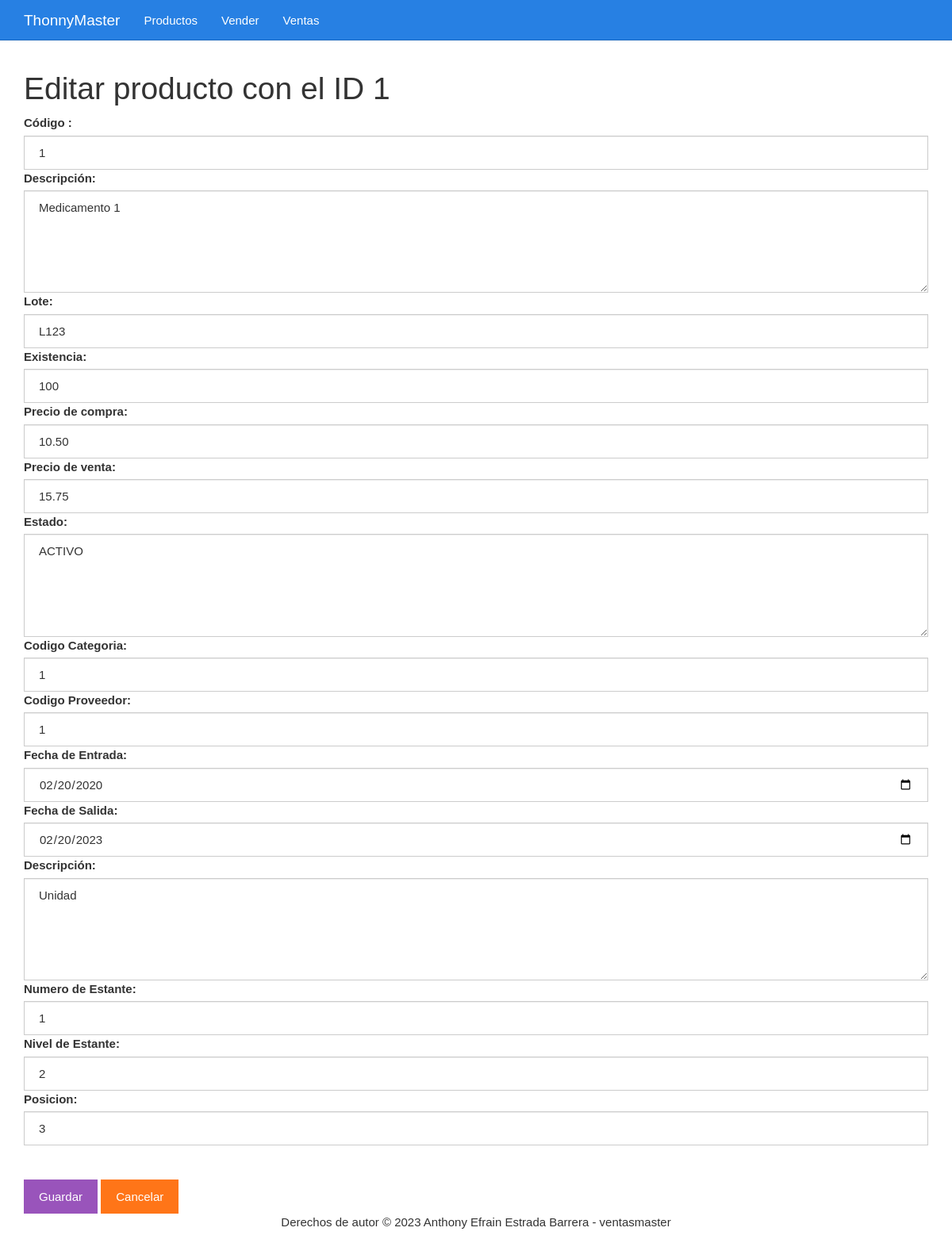
Page /Menu/ventasmaster/editar.php?id=1 (signed in) on the committed database.
### tables this page shows
CREATE TABLE IF NOT EXISTS `medicamentos` (
  `id` int NOT NULL AUTO_INCREMENT,
  `Codigo` int NOT NULL,
  `Descripcion` varchar(255) NOT NULL,
  `Lote` varchar(110) NOT NULL,
  `Existencia` int NOT NULL,
  `Precio_compra` decimal(30,2) NOT NULL,
  `Precio_venta` decimal(30,2) NOT NULL,
  `Estado` varchar(30) NOT NULL,
  `Codigo_categoria` int DEFAULT NULL,
  `Codigo_proveedor` int DEFAULT NULL,
  `Fecha_entrada` date NOT NULL,
  `Fecha_salida` date NOT NULL,
  `Unidad_medida` varchar(50) NOT NULL,
  `Numero_estante` int NOT NULL,
  `Nivel_estante` int NOT NULL,
  `Posicion` int NOT NULL,
  PRIMARY KEY (`id`),
  KEY `FK_Category` (`Codigo_categoria`),
  KEY `FK_Supplier` (`Codigo_proveedor`)
);

### Menu/ventasmaster/editar.php (the view, shortened to what this page needs)
<?php
$id = $_GET["id"];
include_once "base_de_datos.php";
$sentencia = $base_de_datos->prepare("SELECT * FROM medicamentos WHERE id = ?;");
$sentencia->execute([$id]);
$producto = $sentencia->fetch(PDO::FETCH_OBJ);
?>
<?php include_once "encabezado.php" ?>
	<div class="col-xs-12">
		<h1>Editar producto con el ID <?php echo $producto->id; ?></h1>
		<form method="post" action="guardarDatosEditados.php">
			<label for="Codigo">Código :</label>
			<input value="<?php echo $producto->Codigo ?>" class="form-control" name="Codigo" required type="text" id="Codigo" placeholder="Escribe el código">
			<label for="Descripcion">Descripción:</label>
			<textarea required id="Descripcion" name="Descripcion" cols="30" rows="5" class="form-control"><?php echo $producto->Descripcion ?></textarea>
			<label for="Lote">Lote:</label>
			<input value="<?php echo $producto->Lote ?>" class="form-control" name="Lote" required type="text" id="Lote" placeholder="Lote">
			<label for="Existencia">Existencia:</label>
			<input value="<?php echo $producto->Existencia ?>" class="form-control" name="Existencia" required type="number" id="Existencia" placeholder="Existencia">
			<label for="Precio_compra">Precio de compra:</label>
			<input value="<?php echo $producto->Precio_compra ?>" class="form-control" name="Precio_compra" required type="number" id="Precio_compra" placeholder="Precio de compra">
			<label for="Precio_venta">Precio de venta:</label>
			<input value="<?php echo $producto->Precio_venta ?>" class="form-control" name="Precio_venta" required type="number" id="Precio_venta" placeholder="Precio de Venta">
			<label for="Estado">Estado:</label>
			<textarea required id="Estado" name="Estado" cols="30" rows="5" class="form-control"><?php echo $producto->Estado ?></textarea>
			<label for="Codigo_categoria">Codigo Categoria:</label>
			<input value="<?php echo $producto->Codigo_categoria ?>" class="form-control" name="Codigo_categoria" required type="number" id="Codigo_categoria" placeholder="Codigo de Categoria">
			<label for="Codigo_proveedor">Codigo Proveedor:</label>
			<input value="<?php echo $producto->Codigo_proveedor ?>" class="form-control" name="Codigo_proveedor" required type="number" id="Codigo_proveedor" placeholder="Codigo de Proveedor">
			<label for="Fecha_entrada">Fecha de Entrada:</label>
			<input value="<?php echo $producto->Fecha_entrada ?>" class="form-control" name="Fecha_entrada" required type="date" id="Fecha_entrada" placeholder="Fecha de Entrada">
			<label for="Fecha_salida">Fecha de Salida:</label>
			<input value="<?php echo $producto->Fecha_salida ?>" class="form-control" name="Fecha_salida" required type="date" id="Fecha_salida" placeholder="Fecha de Salida">
			<label for="Unidad_medida">Descripción:</label>
			<textarea required id="Unidad_medida" name="Unidad_medida" cols="30" rows="5" class="form-control"><?php echo $producto->Unidad_medida ?></textarea>
			<label for="Numero_estante">Numero de Estante:</label>
			<input value="<?php echo $producto->Numero_estante ?>" class="form-control" name="Numero_estante" required type="id" id="Numero_estante" placeholder="Numero de Estante">
			<label for="Nivel_estante">Nivel de Estante:</label>
			<input value="<?php echo $producto->Nivel_estante ?>" class="form-control" name="Nivel_estante" required type="id" id="Nivel_estante" placeholder="Nivel de Estante">
			<label for="Posicion">Posicion:</label>
			<input value="<?php echo $producto->Posicion ?>" class="form-control" name="Posicion" required type="id" id="Posicion" placeholder="Posicion">
			<br><br><input class="btn btn-info" type="submit" value="Guardar">
			<a class="btn btn-warning" href="./listar.php">Cancelar</a>
		</form>
	</div>
<?php include_once "pie.php" ?>
<footer class="container bg-dark text-light py-3">
    <p class="text-center m-0">Derechos de autor &copy; 2023 Anthony Efrain Estrada Barrera - ventasmaster</p>
</footer>

### Menu/ventasmaster/css/estilo.css (style rules this page uses)
body { padding-top: 70px; }

### rows in the picture
medicamentos: id "1", Codigo "1", Descripcion "Medicamento 1", Lote "L123", Existencia "100", Precio_compra "10.50", Precio_venta "15.75", Estado "ACTIVO", Codigo_categoria "1", Codigo_proveedor "1", Fecha_entrada "02/20/2020", Fecha_salida "02/20/2023", Unidad_medida "Unidad", Numero_estante "1", Nivel_estante "2", Posicion "3"
